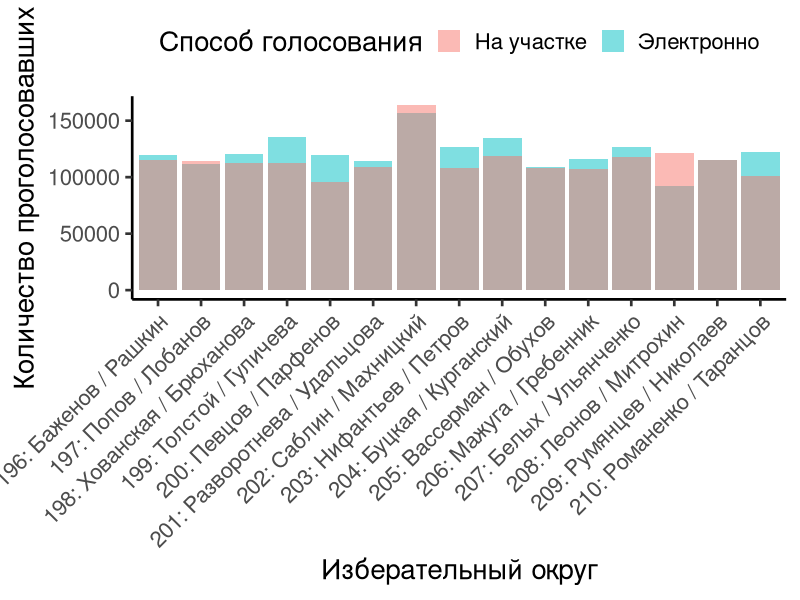
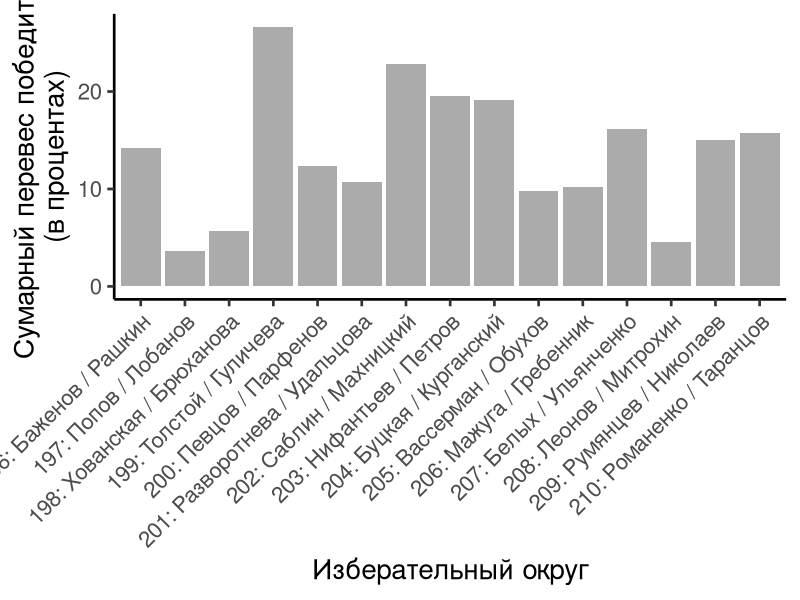
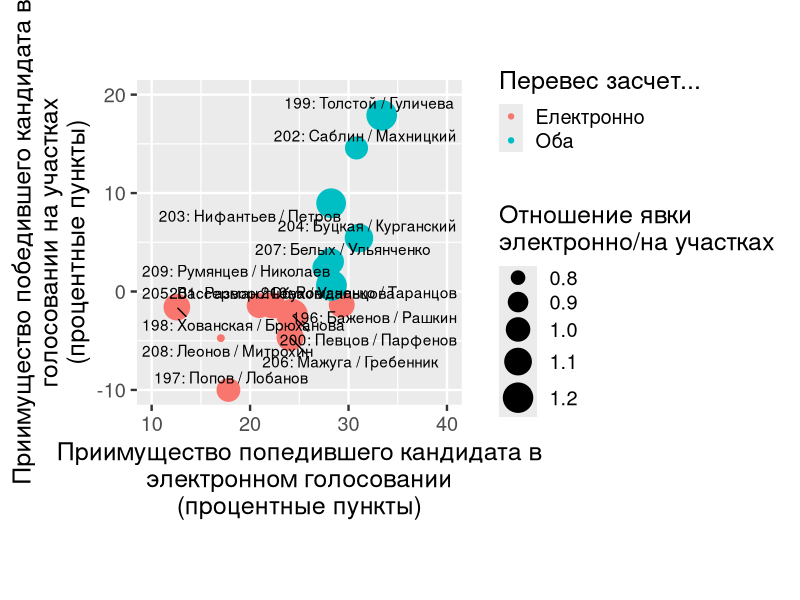
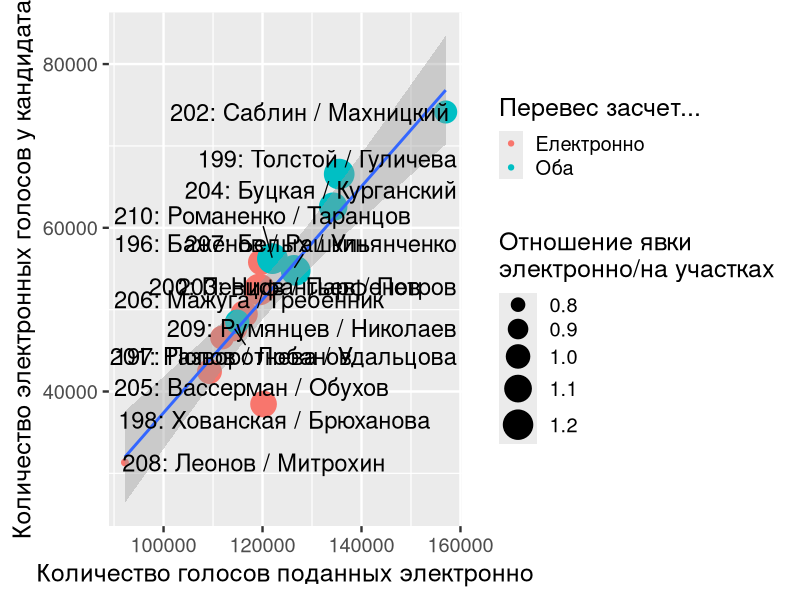

Write the R code that produced these figures, in order.
## ---- chunk 1
suppressMessages(library(readr))
suppressMessages(library(ggplot2))
suppressMessages(library(reshape2))
suppressMessages(library(dplyr))
suppressMessages(library(tidyr))
options(dplyr.summarise.inform = FALSE)
## ---- chunk 2
setwd("/mnt/e/Workspace/RussiaElections2021")
elections_df = readr::read_tsv("data/elections_meduza_final.tsv")
elections_fdf = elections_df %>%
  dplyr::mutate(elections_candidate_short=gsub("([^ ]+).*", "\\1", elections_candidate)) %>%
  dplyr::group_by(elections_aik) %>%
  dplyr::arrange(dplyr::desc(elections_total_percent)) %>%
  dplyr::mutate(elections_aik_total_count=sum(elections_electronic_count) + sum(elections_inperson_count)) %>%
  dplyr::mutate(elections_aik_electronic_count=sum(elections_electronic_count)) %>%
  dplyr::mutate(elections_aik_inperson_count=sum(elections_inperson_count)) %>%
  dplyr::slice(1:2) %>%
  dplyr::mutate(elections_aik_subtotal_count=sum(elections_electronic_count) + sum(elections_inperson_count)) %>%
  dplyr::group_by(elections_aik, elections_aik_total_count, elections_aik_subtotal_count, elections_aik_electronic_count, elections_aik_inperson_count) %>%
  dplyr::summarize(
    elections_aik_desc=paste0(elections_aik[1], ": ", elections_candidate_short[1], " / ", elections_candidate_short[2]),
    elections_electronic_prcdiff=elections_electronic_percent[1]-elections_electronic_percent[2],
    elections_inperson_prcdiff=elections_inperson_percent[1]-elections_inperson_percent[2],
    elections_total_count1=elections_total_count[1],
    elections_total_count2=elections_total_count[2],
    elections_electronic_percent1=elections_electronic_percent[1],
    elections_electronic_percent2=elections_electronic_percent[2],
    elections_electronic_count1=elections_electronic_count[1],
    elections_electronic_count2=elections_electronic_count[2],
    elections_inperson_percent1=elections_inperson_percent[1],
    elections_inperson_percent2=elections_inperson_percent[2],
    elections_inperson_count1=elections_inperson_count[1],
    elections_inperson_count2=elections_inperson_count[2],
    elections_electronic_diff=elections_electronic_count[1]-elections_electronic_count[2],
    elections_inperson_diff=elections_inperson_count[1]-elections_inperson_count[2],
    elections_total_diff=elections_total_count[1]-elections_total_count[2],
  ) %>%
  dplyr::mutate(elections_decided_by=dplyr::case_when(
    elections_inperson_diff>=0 & elections_electronic_diff>=0 ~ "Оба",
    elections_inperson_diff>=0 & elections_electronic_diff<=0 ~ "На участках",
    elections_electronic_diff>=0 & elections_inperson_diff<=0 ~ "Електронно",
    T<=0 ~ "What?",
  ))
## ---- chunk 3
ggplot(elections_fdf %>% reshape2::melt(id.vars=c("elections_aik", "elections_aik_desc"), measure.vars=c("elections_aik_electronic_count", "elections_aik_inperson_count")) %>% dplyr::mutate(variable=ifelse(grepl("inperson", variable), "На участке", "Электронно"))) +
  geom_bar(aes(x=elections_aik_desc, y=value, fill=variable), stat="identity", alpha=0.5, position=position_nudge()) +
  labs(x="Изберательный округ", y="Количество проголосовавших", fill="Способ голосования") +
  theme_classic(base_size=20)+
  theme(axis.text.x = element_text(angle = 45, hjust=1), legend.position="top")
## ---- chunk 4
ggplot(elections_fdf) +
  geom_bar(aes(x=elections_aik_desc, y=100*elections_total_diff/elections_aik_total_count), stat="identity", alpha=0.5, position=position_nudge()) +
  labs(x="Изберательный округ", y="Сумарный перевес победителя\n(в процентах)", fill="Способ голосования") +
  theme_classic(base_size=20)+
  theme(axis.text.x = element_text(angle = 45, hjust=1), legend.position="top")
## ---- chunk 5
ggplot(elections_fdf, aes(x=elections_electronic_prcdiff, y=elections_inperson_prcdiff)) +
  geom_point(aes(color=elections_decided_by, size=elections_aik_electronic_count/elections_aik_inperson_count)) +
  ggrepel::geom_text_repel(aes(label=elections_aik_desc)) +
  scale_size_continuous(range=c(2, 10)) +
  labs(x="Приимущество попедившего кандидата в\nэлектронном голосовании\n(процентные пункты)", y="Приимущество победившего кандидата в\nголосовании на участках\n(процентные пункты)", color="Перевес засчет...", size="Отношение явки\nэлектронно/на участках") +
  coord_fixed(xlim=c(10, 40), ylim=c(-10, 20)) +
  theme_gray(base_size=18)
## ---- chunk 6
ggplot(elections_fdf, aes(x=elections_aik_electronic_count, y=elections_electronic_count1)) +
  geom_point(aes(color=elections_decided_by, size=elections_aik_electronic_count/elections_aik_inperson_count)) +
  geom_smooth(method="lm") +
  ggrepel::geom_text_repel(aes(label=elections_aik_desc), size=6) +
  scale_size_continuous(range=c(2, 10)) +
  labs(x="Количество голосов поданных электронно", y="Количество электронных голосов у кандидата", size="Отношение явки\nэлектронно/на участках", color="Перевес засчет...") +
  theme_gray(base_size=18)
## ---- chunk 7
elections_model = lm(elections_aik_electronic_count ~ elections_electronic_count1, data=elections_fdf)
intercept_mean = elections_model$coefficients["(Intercept)"]
intercept_ci = confint(elections_model, "(Intercept)", level=0.9998)
print(paste0("Коэфициент корреляции R = ", round(cor(elections_fdf$elections_aik_electronic_count, elections_fdf$elections_electronic_count1), 2)))
print(paste0("Количество голосов у лидирующих кондедатов которое невозможно объяснить явкой (абсцисса равна нулю): ",  round(intercept_mean), " (99.98% Доверительный интервал [", round(intercept_ci[1]), ",", round(intercept_ci[2]), "])"))
